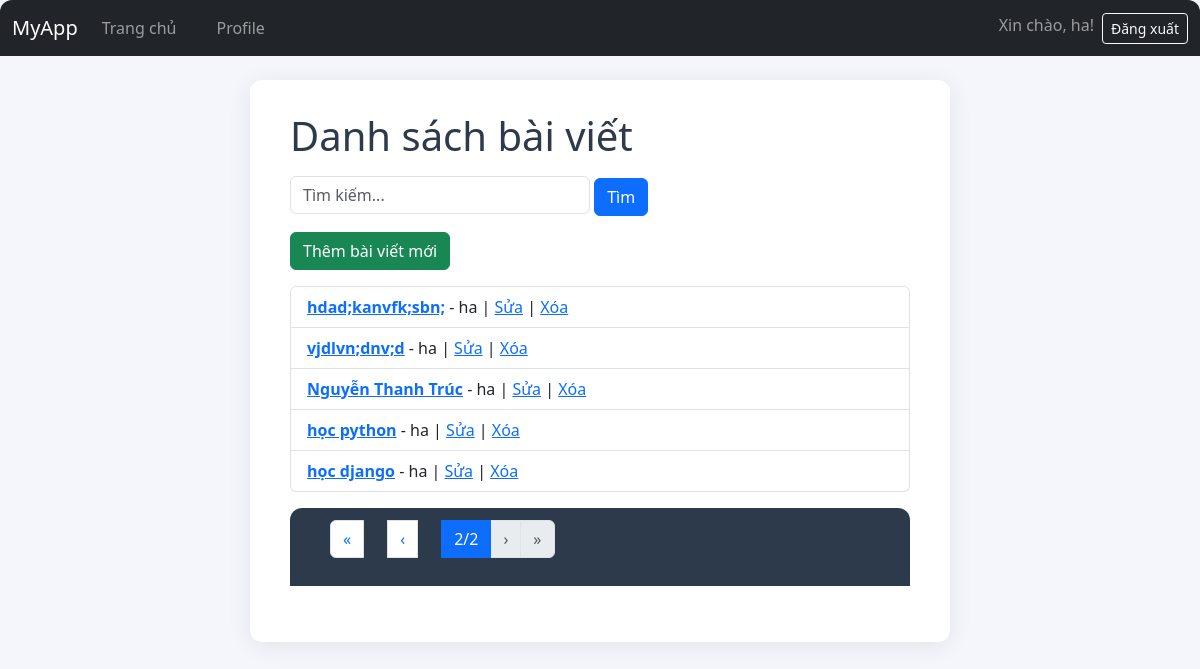
Page /?q=&page=2 (signed in) on the committed database.
### myapp/models.py (models this page shows, shortened)
class Post(models.Model):
    title = models.CharField(max_length=200)
    content = models.TextField()
    created_at = models.DateTimeField(auto_now_add=True)
    updated_at = models.DateTimeField(auto_now=True)
    author = models.ForeignKey(User, on_delete=models.CASCADE, related_name='posts')

### myapp/views.py (the view)
# urls.py: path('', views.post_list, name='post_list'),
def post_list(request):
    query = request.GET.get('q', '')
    post_list = Post.objects.all().order_by('-created_at')
    if query:
        post_list = post_list.filter(title__icontains=query) | post_list.filter(content__icontains=query)
    paginator = Paginator(post_list, 5)  # 5 bài viết mỗi trang
    page_number = request.GET.get('page')
    posts = paginator.get_page(page_number)
    return render(request, 'myapp/post_list.html', {'posts': posts, 'query': query})

### myapp/templates/myapp/post_list.html
{% extends 'myapp/base.html' %}
{% block content %}
  <h1>Danh sách bài viết</h1>
  <form method="get" action="" class="mb-3">
    <input type="text" name="q" placeholder="Tìm kiếm..." value="{{ query }}" class="form-control" style="width: 300px; display: inline-block;">
    <button type="submit" class="btn btn-primary">Tìm</button>
  </form>
  {% if user.is_authenticated %}
    <a href="{% url 'post_create' %}" class="btn btn-success mb-3">Thêm bài viết mới</a>
  {% endif %}
  <ul class="list-group mb-3">
    {% for post in posts %}
      <li class="list-group-item">
        <a href="{% url 'post_detail' post.pk %}"><strong>{{ post.title }}</strong></a> - {{ post.author.username }}
        {% if user == post.author %}
          | <a href="{% url 'post_edit' post.pk %}">Sửa</a>
          | <a href="{% url 'post_delete' post.pk %}">Xóa</a>
        {% endif %}
      </li>
    {% empty %}
      <li class="list-group-item">Chưa có bài viết nào.</li>
    {% endfor %}
  </ul>
  <nav aria-label="Page navigation">
    <ul class="pagination">
      {% if posts.has_previous %}
        <li class="page-item"><a class="page-link" href="?q={{ query }}&page=1">&laquo;</a></li>
        <li class="page-item"><a class="page-link" href="?q={{ query }}&page={{ posts.previous_page_number }}">&lsaquo;</a></li>
      {% else %}
        <li class="page-item disabled"><span class="page-link">&laquo;</span></li>
        <li class="page-item disabled"><span class="page-link">&lsaquo;</span></li>
      {% endif %}
      <li class="page-item active"><span class="page-link">{{ posts.number }}/{{ posts.paginator.num_pages }}</span></li>
      {% if posts.has_next %}
        <li class="page-item"><a class="page-link" href="?q={{ query }}&page={{ posts.next_page_number }}">&rsaquo;</a></li>
        <li class="page-item"><a class="page-link" href="?q={{ query }}&page={{ posts.paginator.num_pages }}">&raquo;</a></li>
      {% else %}
        <li class="page-item disabled"><span class="page-link">&rsaquo;</span></li>
        <li class="page-item disabled"><span class="page-link">&raquo;</span></li>
      {% endif %}
    </ul>
  </nav>
{% endblock %}

### myapp/templates/myapp/base.html (shortened to what this page needs)
<!DOCTYPE html>
<html lang="vi">
<head>
    {% load static %}
    <link rel="stylesheet" href="https://cdn.jsdelivr.net/npm/bootstrap@5.3.2/dist/css/bootstrap.min.css">
    <link rel="stylesheet" href="{% static 'myapp/style.css' %}">
</head>
<body>
    <nav class="navbar navbar-expand-lg navbar-dark bg-dark mb-3">
      <div class="container-fluid">
        <a class="navbar-brand" href="{% url 'post_list' %}">MyApp</a>
        <div class="collapse navbar-collapse" id="navbarNav">
          <ul class="navbar-nav me-auto mb-2 mb-lg-0">
            <li class="nav-item">
              <a class="nav-link" href="{% url 'post_list' %}">Trang chủ</a>
            </li>
            {% if user.is_authenticated %}
              <li class="nav-item">
                <a class="nav-link" href="{% url 'profile' %}">Profile</a>
              </li>
            {% endif %}
          </ul>
          <ul class="navbar-nav">
            {% if user.is_authenticated %}
              <li class="nav-item">
                <span class="navbar-text me-2">Xin chào, {{ user.username }}!</span>
              </li>
              <li class="nav-item">
                <form action="{% url 'logout' %}" method="post" class="d-inline">
                  <button type="submit" class="btn btn-outline-light btn-sm">Đăng xuất</button>
                </form>
              </li>
            {% endif %}
          </ul>
        </div>
      </div>
    </nav>
    <div class="container mt-4">
      {% block content %}
      {% endblock %}
    </div>
</body>
</html>

### myapp/static/myapp/style.css (style rules this page uses)
body { background: #f4f6fb; font-family: 'Segoe UI', Arial, sans-serif; margin: 0; padding: 0; }
.container { max-width: 700px; margin: 40px auto; background: #fff; border-radius: 12px; box-shadow: 0 4px 24px rgba(0,0,0,0.08); padding: 32px 40px; }
h1 { color: #2d3a4b; margin-bottom: 16px; }
nav { background: #2d3a4b; padding: 12px 40px; border-radius: 12px 12px 0 0; margin-bottom: 24px; }
nav a { color: #fff; text-decoration: none; margin-right: 24px; font-weight: 500; transition: color 0.2s; }

### rows in the picture
Post: title "hdad;kanvfk;sbn;", author.username "ha", shows "Sửa"
Post: title "vjdlvn;dnv;d", author.username "ha", shows "Sửa"
Post: title "Nguyễn Thanh Trúc", author.username "ha", shows "Sửa"
Post: title "học python", author.username "ha", shows "Sửa"
Post: title "học django", author.username "ha", shows "Sửa"

### other values in the picture
{{ user.username }} "ha"
{{ posts.number }} "2"
{{ posts.paginator.num_pages }} "2"
